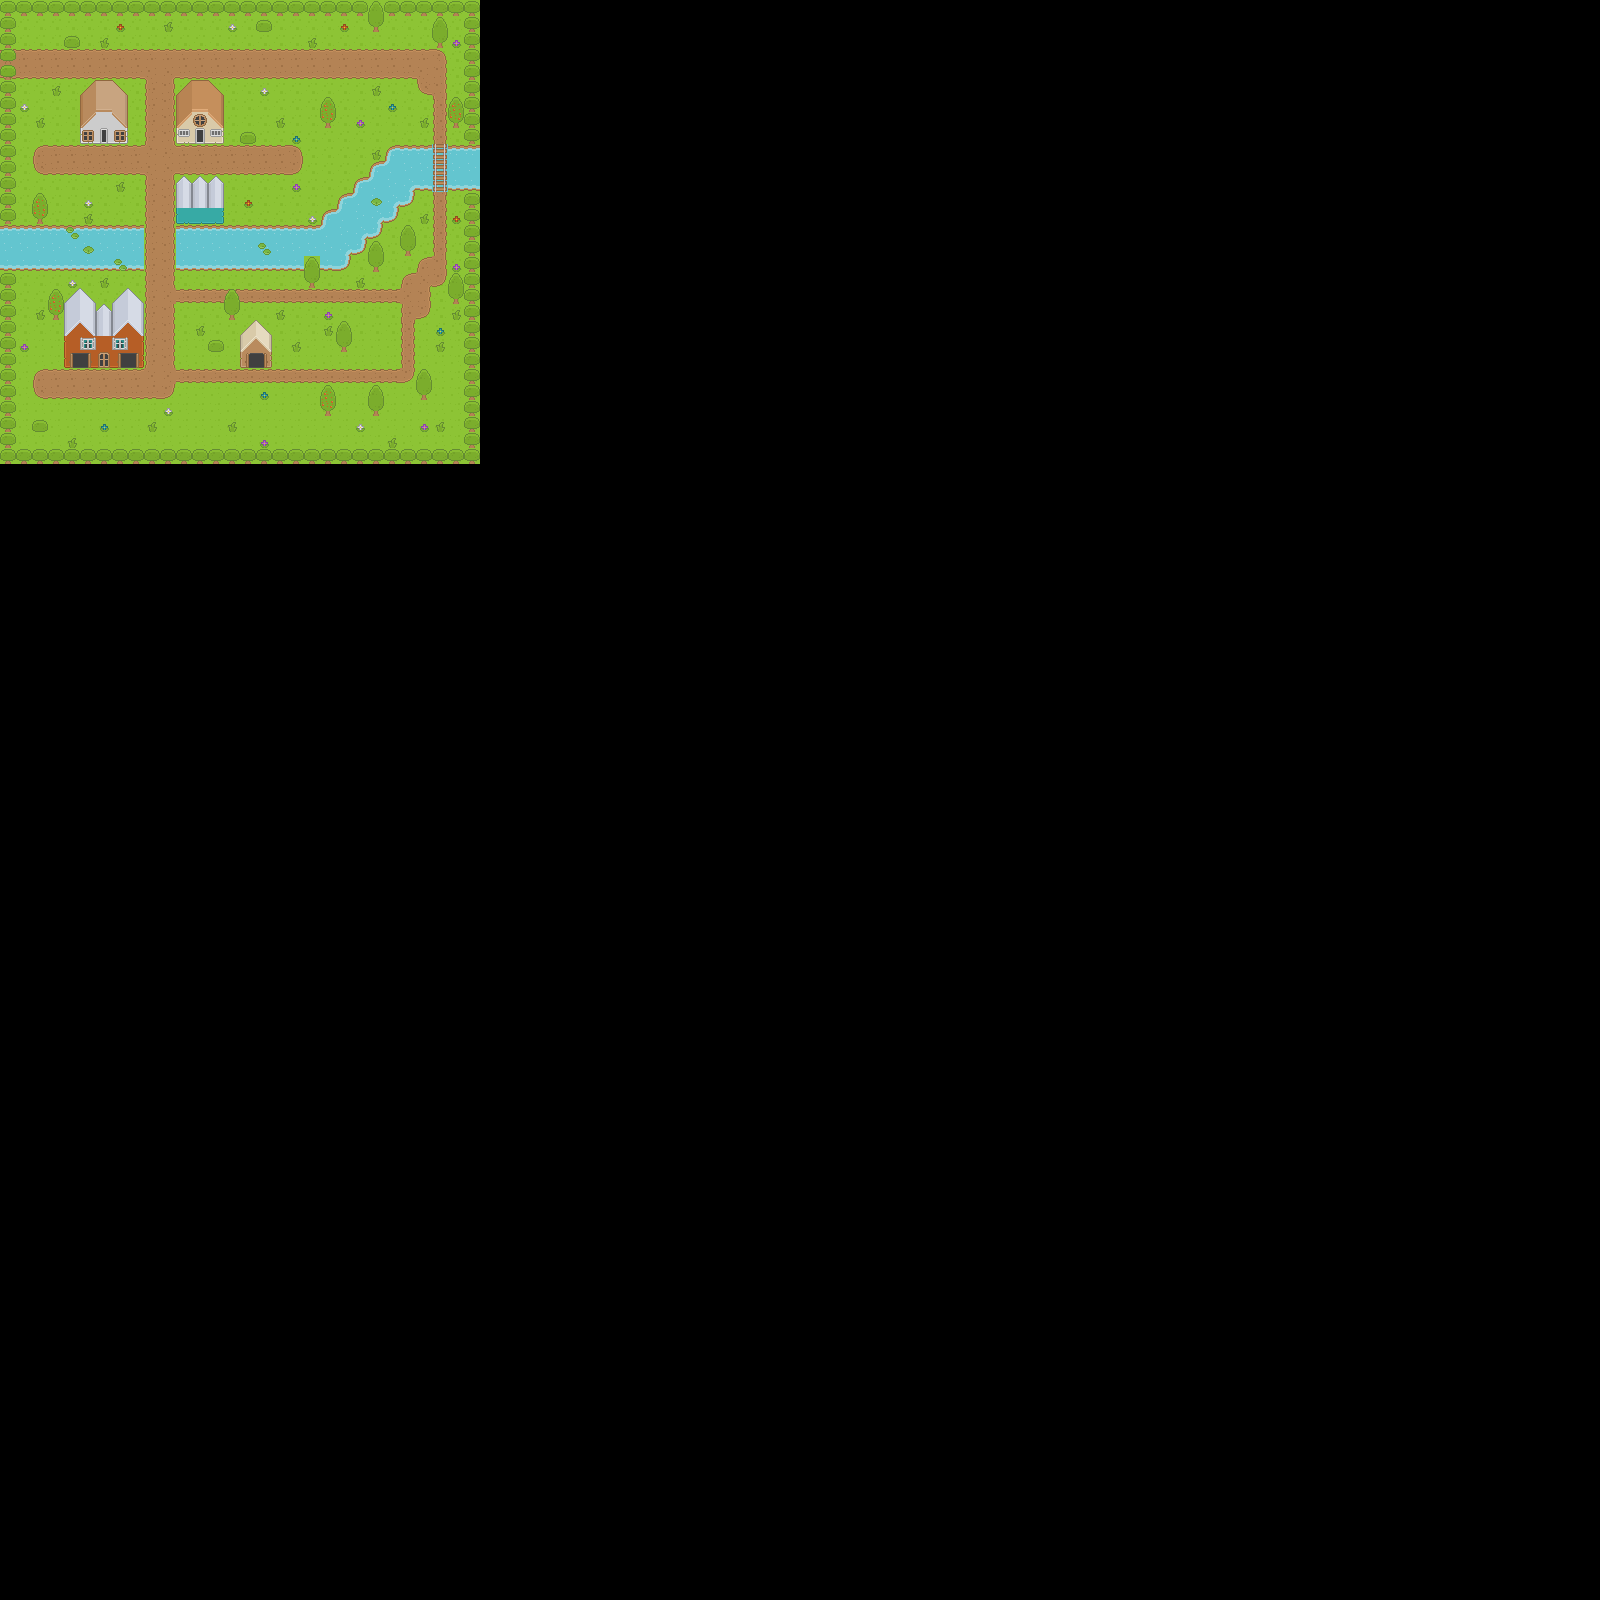

A 2D game scene composited from a Tiled map and its tileset images. What follows is a short description and the map's XML, with each tile layer's data collapsed to a summary:
An orthogonal 100x100 tile map with 16x16 px tiles, 5 tile layers (Grass, Dirt, Objects, House, ...), 1 hidden layer not drawn, 2 tilesets and 128 objects.

<map version="1.2" tiledversion="1.3.1" orientation="orthogonal" renderorder="left-down" compressionlevel="0" width="100" height="100" tilewidth="16" tileheight="16" infinite="0" nextlayerid="14" nextobjectid="1">
 <tileset firstgid="1" name="base tileset" tilewidth="16" tileheight="16" spacing="1" tilecount="1767" columns="57">
  <image source="../Art/roguelikeSheet_transparent.png" width="968" height="526" />
  <terraintypes>
   <terrain name="Dirt" tile="578" />
  </terraintypes>
  <tile id="2">
   <objectgroup draworder="index" id="2">
    <object id="1" x="0" y="0" width="16" height="16" />
    <object id="2" x="0" y="0" width="16" height="16" />
    <object id="3" x="0" y="0" width="16" height="16" />
    <object id="4" x="0" y="0" width="16" height="16" />
   </objectgroup>
  </tile>
  <tile id="3">
   <objectgroup draworder="index" id="5">
    <object id="8" x="0" y="0" width="16" height="16" />
    <object id="9" x="0" y="0" width="16" height="16" />
   </objectgroup>
  </tile>
  <tile id="4">
   <objectgroup draworder="index" id="2">
    <object id="1" x="0" y="0" width="16" height="16" />
   </objectgroup>
  </tile>
  <tile id="59">
   <objectgroup draworder="index" id="2">
    <object id="1" x="0" y="0" width="16" height="16" />
   </objectgroup>
  </tile>
  <tile id="60">
   <objectgroup draworder="index" id="2">
    <object id="1" x="0" y="0" width="16" height="16" />
   </objectgroup>
  </tile>
  <tile id="61">
   <objectgroup draworder="index" id="2">
    <object id="1" x="0" y="0" width="16" height="16" />
   </objectgroup>
  </tile>
  <tile id="116">
   <objectgroup draworder="index" id="2">
    <object id="1" x="0" y="0" width="16" height="16" />
    <object id="2" x="0" y="0" width="16" height="16" />
   </objectgroup>
  </tile>
  <tile id="117">
   <objectgroup draworder="index" id="2">
    <object id="1" x="0" y="0" width="16" height="16" />
   </objectgroup>
  </tile>
  <tile id="118">
   <objectgroup draworder="index" id="2">
    <object id="1" x="0" y="0" width="16" height="16" />
   </objectgroup>
  </tile>
  <tile id="518" terrain="0,0,0," />
  <tile id="519" terrain="0,0,,0" />
  <tile id="520" terrain=",,,0" />
  <tile id="521" terrain=",,0,0" />
  <tile id="522" terrain=",,0," />
  <tile id="526">
   <objectgroup draworder="index" id="2">
    <object id="1" x="0" y="0" width="16" height="16" />
    <object id="2" x="0" y="0" width="16" height="16" />
   </objectgroup>
  </tile>
  <tile id="527">
   <objectgroup draworder="index" id="2">
    <object id="1" x="0" y="0" width="16" height="16" />
   </objectgroup>
  </tile>
  <tile id="528">
   <objectgroup draworder="index" id="2">
    <object id="1" x="0" y="0" width="16" height="16" />
   </objectgroup>
  </tile>
  <tile id="529">
   <objectgroup draworder="index" id="2">
    <object id="1" x="0" y="0" width="16" height="16" />
   </objectgroup>
  </tile>
  <tile id="530">
   <objectgroup draworder="index" id="2">
    <object id="1" x="0" y="0" width="16" height="16" />
   </objectgroup>
  </tile>
  <tile id="531">
   <objectgroup draworder="index" id="2">
    <object id="1" x="0" y="0" width="16" height="16" />
   </objectgroup>
  </tile>
  <tile id="532">
   <objectgroup draworder="index" id="2">
    <object id="1" x="0" y="0" width="16" height="16" />
    <object id="2" x="0" y="0" width="16" height="16" />
   </objectgroup>
  </tile>
  <tile id="533">
   <objectgroup draworder="index" id="2">
    <object id="1" x="0" y="0" width="16" height="16" />
   </objectgroup>
  </tile>
  <tile id="534">
   <objectgroup draworder="index" id="2">
    <object id="1" x="0" y="0" width="16" height="16" />
   </objectgroup>
  </tile>
  <tile id="537">
   <objectgroup draworder="index" id="2">
    <object id="1" x="0" y="0" width="16" height="16" />
   </objectgroup>
  </tile>
  <tile id="575" terrain="0,,0,0" />
  <tile id="576" terrain=",0,0,0" />
  <tile id="577" terrain=",0,,0" />
  <tile id="578" terrain="0,0,0,0" />
  <tile id="579" terrain="0,,0," />
  <tile id="594">
   <objectgroup draworder="index" id="2">
    <object id="1" x="0" y="0" width="16" height="16" />
   </objectgroup>
  </tile>
  <tile id="634" terrain=",0,," />
  <tile id="635" terrain="0,0,," />
  <tile id="636" terrain="0,,," />
  <tile id="640">
   <objectgroup draworder="index" id="2">
    <object id="1" x="0" y="0" width="16" height="16" />
   </objectgroup>
  </tile>
  <tile id="641">
   <objectgroup draworder="index" id="2">
    <object id="1" x="0" y="0" width="16" height="16" />
   </objectgroup>
  </tile>
  <tile id="642">
   <objectgroup draworder="index" id="2">
    <object id="1" x="0" y="0" width="16" height="16" />
   </objectgroup>
  </tile>
  <tile id="643">
   <objectgroup draworder="index" id="2">
    <object id="1" x="0" y="0" width="16" height="16" />
   </objectgroup>
  </tile>
  <tile id="644">
   <objectgroup draworder="index" id="2">
    <object id="1" x="0" y="0" width="16" height="16" />
   </objectgroup>
  </tile>
  <tile id="645">
   <objectgroup draworder="index" id="2">
    <object id="1" x="0" y="0" width="16" height="16" />
   </objectgroup>
  </tile>
  <tile id="650">
   <objectgroup draworder="index" id="2">
    <object id="1" x="0" y="16" />
    <object id="2" x="0" y="0" width="16" height="16" />
   </objectgroup>
  </tile>
  <tile id="651">
   <objectgroup draworder="index" id="2">
    <object id="1" x="0" y="0" width="16" height="16" />
   </objectgroup>
  </tile>
  <tile id="1210">
   <objectgroup draworder="index" id="2">
    <object id="1" x="0" y="0" width="16" height="16" />
   </objectgroup>
  </tile>
  <tile id="1211">
   <objectgroup draworder="index" id="2">
    <object id="1" x="0" y="0" width="16" height="16" />
   </objectgroup>
  </tile>
  <tile id="1217">
   <objectgroup draworder="index" id="2">
    <object id="1" x="0" y="0" width="16" height="16" />
   </objectgroup>
  </tile>
  <tile id="1218">
   <objectgroup draworder="index" id="2">
    <object id="1" x="0" y="0" width="16" height="16" />
   </objectgroup>
  </tile>
  <tile id="1221">
   <objectgroup draworder="index" id="2">
    <object id="1" x="0" y="0" width="16" height="16" />
   </objectgroup>
  </tile>
  <tile id="1222">
   <objectgroup draworder="index" id="2">
    <object id="1" x="0" y="0" width="16" height="16" />
   </objectgroup>
  </tile>
  <tile id="1223">
   <objectgroup draworder="index" id="2">
    <object id="1" x="0" y="0" width="16" height="16" />
   </objectgroup>
  </tile>
  <tile id="1224">
   <objectgroup draworder="index" id="2">
    <object id="1" x="0" y="0" width="16" height="16" />
   </objectgroup>
  </tile>
  <tile id="1225">
   <objectgroup draworder="index" id="2">
    <object id="1" x="0" y="0" width="16" height="16" />
   </objectgroup>
  </tile>
  <tile id="1228">
   <objectgroup draworder="index" id="2">
    <object id="1" x="0" y="0" width="16" height="16" />
   </objectgroup>
  </tile>
  <tile id="1229">
   <objectgroup draworder="index" id="2">
    <object id="1" x="0" y="0" width="16" height="16" />
   </objectgroup>
  </tile>
  <tile id="1230">
   <objectgroup draworder="index" id="2">
    <object id="1" x="0" y="0" width="16" height="16" />
   </objectgroup>
  </tile>
  <tile id="1231">
   <objectgroup draworder="index" id="2">
    <object id="1" x="0" y="0" width="16" height="16" />
   </objectgroup>
  </tile>
  <tile id="1232">
   <objectgroup draworder="index" id="2">
    <object id="1" x="0" y="0" width="16" height="16" />
   </objectgroup>
  </tile>
  <tile id="1235">
   <objectgroup draworder="index" id="2">
    <object id="1" x="0" y="0" width="16" height="16" />
   </objectgroup>
  </tile>
  <tile id="1236">
   <objectgroup draworder="index" id="2">
    <object id="1" x="0" y="0" width="16" height="16" />
   </objectgroup>
  </tile>
  <tile id="1237">
   <objectgroup draworder="index" id="2">
    <object id="1" x="0" y="0" width="16" height="16" />
   </objectgroup>
  </tile>
  <tile id="1267">
   <objectgroup draworder="index" id="2">
    <object id="1" x="0" y="0" width="16" height="16" />
   </objectgroup>
  </tile>
  <tile id="1268">
   <objectgroup draworder="index" id="2">
    <object id="1" x="0" y="0" width="16" height="16" />
   </objectgroup>
  </tile>
  <tile id="1271">
   <objectgroup draworder="index" id="2">
    <object id="1" x="0" y="0" width="16" height="16" />
   </objectgroup>
  </tile>
  <tile id="1272">
   <objectgroup draworder="index" id="2">
    <object id="1" x="0" y="0" width="16" height="16" />
   </objectgroup>
  </tile>
  <tile id="1273">
   <objectgroup draworder="index" id="2">
    <object id="1" x="0" y="0" width="16" height="16" />
   </objectgroup>
  </tile>
  <tile id="1274">
   <objectgroup draworder="index" id="2">
    <object id="1" x="0" y="0" width="16" height="16" />
   </objectgroup>
  </tile>
  <tile id="1275">
   <objectgroup draworder="index" id="2">
    <object id="1" x="0" y="0" width="16" height="16" />
   </objectgroup>
  </tile>
  <tile id="1278">
   <objectgroup draworder="index" id="2">
    <object id="1" x="0" y="0" width="16" height="16" />
   </objectgroup>
  </tile>
  <tile id="1279">
   <objectgroup draworder="index" id="2">
    <object id="1" x="0" y="0" width="16" height="16" />
   </objectgroup>
  </tile>
  <tile id="1280">
   <objectgroup draworder="index" id="2">
    <object id="1" x="0" y="0" width="16" height="16" />
   </objectgroup>
  </tile>
  <tile id="1281">
   <objectgroup draworder="index" id="2">
    <object id="1" x="0" y="0" width="16" height="16" />
   </objectgroup>
  </tile>
  <tile id="1282">
   <objectgroup draworder="index" id="2">
    <object id="1" x="0" y="0" width="16" height="16" />
   </objectgroup>
  </tile>
  <tile id="1285">
   <objectgroup draworder="index" id="2">
    <object id="1" x="0" y="0" width="16" height="16" />
   </objectgroup>
  </tile>
  <tile id="1286">
   <objectgroup draworder="index" id="2">
    <object id="1" x="0" y="0" width="16" height="16" />
   </objectgroup>
  </tile>
  <tile id="1287">
   <objectgroup draworder="index" id="2">
    <object id="1" x="0" y="0" width="16" height="16" />
   </objectgroup>
  </tile>
  <tile id="1288">
   <objectgroup draworder="index" id="2">
    <object id="1" x="0" y="0" width="16" height="16" />
   </objectgroup>
  </tile>
  <tile id="1289">
   <objectgroup draworder="index" id="2">
    <object id="1" x="0" y="0" width="16" height="16" />
   </objectgroup>
  </tile>
  <tile id="1292">
   <objectgroup draworder="index" id="2">
    <object id="1" x="0" y="0" width="16" height="16" />
   </objectgroup>
  </tile>
  <tile id="1293">
   <objectgroup draworder="index" id="2">
    <object id="1" x="0" y="0" width="16" height="16" />
   </objectgroup>
  </tile>
  <tile id="1294">
   <objectgroup draworder="index" id="2">
    <object id="1" x="0" y="0" width="16" height="16" />
   </objectgroup>
  </tile>
  <tile id="1324">
   <objectgroup draworder="index" id="2">
    <object id="1" x="0" y="0" width="16" height="16" />
   </objectgroup>
  </tile>
  <tile id="1325">
   <objectgroup draworder="index" id="2">
    <object id="1" x="0" y="0" width="16" height="16" />
   </objectgroup>
  </tile>
  <tile id="1328">
   <objectgroup draworder="index" id="2">
    <object id="1" x="0" y="0" width="16" height="16" />
   </objectgroup>
  </tile>
  <tile id="1329">
   <objectgroup draworder="index" id="2">
    <object id="1" x="0" y="0" width="16" height="16" />
   </objectgroup>
  </tile>
  <tile id="1330">
   <objectgroup draworder="index" id="2">
    <object id="1" x="0" y="0" width="16" height="16" />
   </objectgroup>
  </tile>
  <tile id="1331">
   <objectgroup draworder="index" id="2">
    <object id="1" x="0" y="0" width="16" height="16" />
   </objectgroup>
  </tile>
  <tile id="1332">
   <objectgroup draworder="index" id="2">
    <object id="4" x="0" y="0" width="16" height="16" />
   </objectgroup>
  </tile>
  <tile id="1335">
   <objectgroup draworder="index" id="2">
    <object id="1" x="0" y="0" width="16" height="16" />
   </objectgroup>
  </tile>
  <tile id="1336">
   <objectgroup draworder="index" id="2">
    <object id="1" x="0" y="0" width="16" height="16" />
   </objectgroup>
  </tile>
  <tile id="1337">
   <objectgroup draworder="index" id="2">
    <object id="1" x="0" y="0" width="16" height="16" />
   </objectgroup>
  </tile>
  <tile id="1338">
   <objectgroup draworder="index" id="2">
    <object id="1" x="0" y="0" width="16" height="16" />
   </objectgroup>
  </tile>
  <tile id="1339">
   <objectgroup draworder="index" id="2">
    <object id="1" x="0" y="0" width="16" height="16" />
   </objectgroup>
  </tile>
  <tile id="1342">
   <objectgroup draworder="index" id="2">
    <object id="1" x="0" y="0" width="16" height="16" />
   </objectgroup>
  </tile>
  <tile id="1343">
   <objectgroup draworder="index" id="2">
    <object id="1" x="0" y="0" width="16" height="16" />
   </objectgroup>
  </tile>
  <tile id="1344">
   <objectgroup draworder="index" id="2">
    <object id="1" x="0" y="0" width="16" height="16" />
   </objectgroup>
  </tile>
  <tile id="1345">
   <objectgroup draworder="index" id="2">
    <object id="1" x="0" y="0" width="16" height="16" />
   </objectgroup>
  </tile>
  <tile id="1346">
   <objectgroup draworder="index" id="2">
    <object id="1" x="0" y="0" width="16" height="16" />
   </objectgroup>
  </tile>
  <tile id="1349">
   <objectgroup draworder="index" id="2">
    <object id="1" x="0" y="0" width="16" height="16" />
   </objectgroup>
  </tile>
  <tile id="1350">
   <objectgroup draworder="index" id="2">
    <object id="1" x="0" y="0" width="16" height="16" />
   </objectgroup>
  </tile>
  <tile id="1351">
   <objectgroup draworder="index" id="2">
    <object id="1" x="0" y="0" width="16" height="16" />
   </objectgroup>
  </tile>
  <tile id="1395">
   <objectgroup draworder="index" id="2">
    <object id="1" x="0" y="0" width="16" height="16" />
   </objectgroup>
  </tile>
  <tile id="1396">
   <objectgroup draworder="index" id="2">
    <object id="1" x="0" y="0" width="16" height="16" />
   </objectgroup>
  </tile>
  <tile id="1485">
   <objectgroup draworder="index" id="2">
    <object id="1" x="0" y="0" width="16" height="16" />
   </objectgroup>
  </tile>
  <tile id="1486">
   <objectgroup draworder="index" id="2">
    <object id="1" x="0" y="0" width="16" height="16" />
   </objectgroup>
  </tile>
  <tile id="1487">
   <objectgroup draworder="index" id="2">
    <object id="1" x="0" y="0" width="16" height="16" />
   </objectgroup>
  </tile>
  <tile id="1542">
   <objectgroup draworder="index" id="2">
    <object id="1" x="0" y="0" width="16" height="16" />
   </objectgroup>
  </tile>
  <tile id="1543">
   <objectgroup draworder="index" id="2">
    <object id="1" x="0" y="0" width="16" height="16" />
   </objectgroup>
  </tile>
  <tile id="1544">
   <objectgroup draworder="index" id="2">
    <object id="1" x="0" y="0" width="16" height="16" />
   </objectgroup>
  </tile>
  <tile id="1653">
   <objectgroup draworder="index" id="2">
    <object id="1" x="0" y="0" width="16" height="16" />
   </objectgroup>
  </tile>
  <tile id="1654">
   <objectgroup draworder="index" id="2">
    <object id="1" x="0" y="0" width="16" height="16" />
   </objectgroup>
  </tile>
  <tile id="1655">
   <objectgroup draworder="index" id="2">
    <object id="1" x="0" y="0" width="16" height="16" />
   </objectgroup>
  </tile>
  <tile id="1656">
   <objectgroup draworder="index" id="2">
    <object id="1" x="0" y="0" width="16" height="16" />
   </objectgroup>
  </tile>
  <tile id="1657">
   <objectgroup draworder="index" id="2">
    <object id="1" x="0" y="0" width="16" height="16" />
   </objectgroup>
  </tile>
  <tile id="1658">
   <objectgroup draworder="index" id="2">
    <object id="1" x="0" y="0" width="16" height="16" />
   </objectgroup>
  </tile>
  <tile id="1659">
   <objectgroup draworder="index" id="2">
    <object id="1" x="0" y="0" width="16" height="16" />
   </objectgroup>
  </tile>
  <tile id="1660">
   <objectgroup draworder="index" id="2">
    <object id="1" x="0" y="0" width="16" height="16" />
   </objectgroup>
  </tile>
  <tile id="1661">
   <objectgroup draworder="index" id="2">
    <object id="1" x="0" y="0" width="16" height="16" />
   </objectgroup>
  </tile>
  <tile id="1665">
   <objectgroup draworder="index" id="2">
    <object id="1" x="0" y="0" width="16" height="16" />
   </objectgroup>
  </tile>
  <tile id="1666">
   <objectgroup draworder="index" id="2">
    <object id="1" x="0" y="0" width="16" height="16" />
   </objectgroup>
  </tile>
  <tile id="1667">
   <objectgroup draworder="index" id="2">
    <object id="1" x="0" y="0" width="16" height="16" />
   </objectgroup>
  </tile>
  <tile id="1710">
   <objectgroup draworder="index" id="2">
    <object id="1" x="0" y="0" width="16" height="16" />
   </objectgroup>
  </tile>
  <tile id="1711">
   <objectgroup draworder="index" id="3">
    <object id="2" x="0" y="0" width="16" height="16" />
   </objectgroup>
  </tile>
  <tile id="1712">
   <objectgroup draworder="index" id="2">
    <object id="1" x="0" y="0" width="16" height="16" />
   </objectgroup>
  </tile>
  <tile id="1713">
   <objectgroup draworder="index" id="2">
    <object id="1" x="0" y="0" width="16" height="16" />
   </objectgroup>
  </tile>
  <tile id="1714">
   <objectgroup draworder="index" id="2">
    <object id="1" x="0" y="0" width="16" height="16" />
   </objectgroup>
  </tile>
  <tile id="1715">
   <objectgroup draworder="index" id="2">
    <object id="1" x="0" y="0" width="16" height="16" />
   </objectgroup>
  </tile>
  <tile id="1716">
   <objectgroup draworder="index" id="2">
    <object id="1" x="0" y="0" width="16" height="16" />
   </objectgroup>
  </tile>
  <tile id="1717">
   <objectgroup draworder="index" id="2">
    <object id="1" x="0" y="0" width="16" height="16" />
   </objectgroup>
  </tile>
  <tile id="1718">
   <objectgroup draworder="index" id="2">
    <object id="1" x="0" y="0" width="16" height="16" />
   </objectgroup>
  </tile>
  <tile id="1722">
   <objectgroup draworder="index" id="2">
    <object id="1" x="0" y="0" width="16" height="16" />
   </objectgroup>
  </tile>
  <tile id="1723">
   <objectgroup draworder="index" id="2">
    <object id="1" x="0" y="0" width="16" height="16" />
   </objectgroup>
  </tile>
  <tile id="1724">
   <objectgroup draworder="index" id="2">
    <object id="1" x="0" y="0" width="16" height="16" />
   </objectgroup>
  </tile>
  <tile id="1725">
   <objectgroup draworder="index" id="2">
    <object id="1" x="0" y="0" width="16" height="16" />
   </objectgroup>
  </tile>
  <tile id="1726">
   <objectgroup draworder="index" id="2">
    <object id="1" x="0" y="0" width="16" height="16" />
   </objectgroup>
  </tile>
  <tile id="1727">
   <objectgroup draworder="index" id="2">
    <object id="1" x="0" y="0" width="16" height="16" />
   </objectgroup>
  </tile>
 </tileset>
 <tileset firstgid="1768" name="red_collision" tilewidth="16" tileheight="16" spacing="1" tilecount="1" columns="1">
  <image source="../Art/red.png" trans="ff0000" width="16" height="16" />
 </tileset>
 <layer id="6" name="Grass" width="100" height="100">
  <data>[10000 cells, 870 non-empty, 3 distinct tile ids]</data>
 </layer>
 <layer id="7" name="Dirt" width="100" height="100">
  <data>[10000 cells, 245 non-empty, 22 distinct tile ids]</data>
 </layer>
 <layer id="1" name="Objects" width="100" height="100">
  <data>[10000 cells, 232 non-empty, 13 distinct tile ids]</data>
 </layer>
 <layer id="12" name="House" width="100" height="100">
  <data>[10000 cells, 44 non-empty, 29 distinct tile ids]</data>
 </layer>
 <layer id="13" name="Roof" width="100" height="100">
  <data>[10000 cells, 50 non-empty, 39 distinct tile ids]</data>
 </layer>
 <layer id="8" name="Collision" width="100" height="100" visible="0">
  <data>[10000 cells, 261 non-empty, 1 distinct tile ids]</data>
 </layer>
</map>
